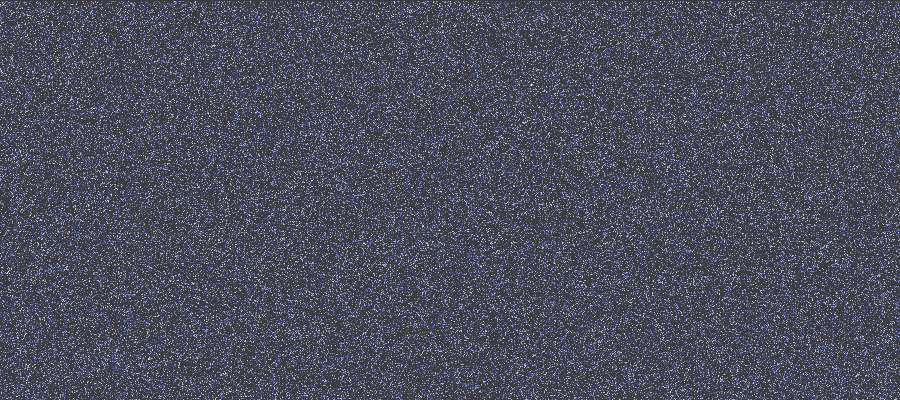
Frame 1 (no input)
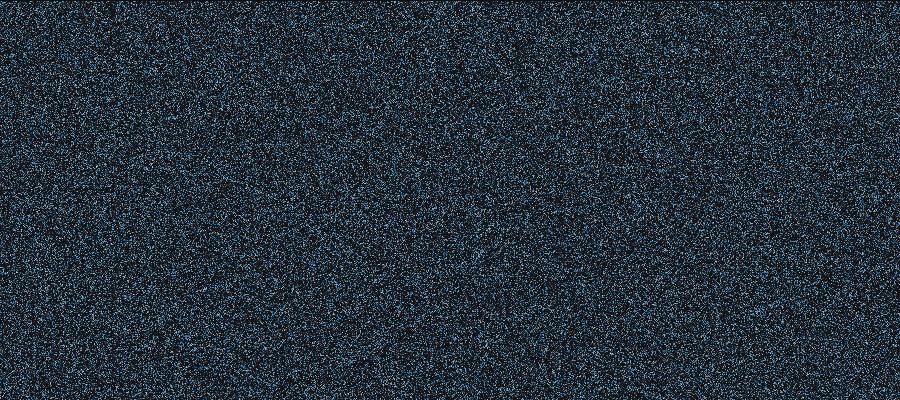
Frame 2 (the mouse pressed at the canvas centre, redrawn once)

The Processing sketch that drew these frames (run headless with seeded random() and noise(); the mouse was pressed at the canvas centre and the sketch redrawn once):

// Processing sketch: processing_45175
// ── processing_45175.pde

/* purpose of program: 
             monochromatic static.
             
             random Hue is selected at beginning of program.
             random values are assigned to Saturation and Brightness
             to all pixels on sketch. 
 
             Press the mouse to reload the screen with new
             Hue and randomization of pixels.
 */
int beginColor = int (random(361));


void setup() {
  size (900, 400);
  colorMode(HSB, 360, 100, 100);    // HueSatBright, 360 degrees, 100%, 100%
}

void draw() {

  //color beginColor = color(int (random(361), 100, 100));  //creates some random color at full blast.
  noLoop();
  for (int xCounter = 0; xCounter < width; xCounter++)
  {
    int brightVal = 0;
    for (int yCounter = 0; yCounter < height; yCounter++)
    {
      if (brightVal >= 40)
      {
        brightVal = 0;
      }
      stroke(beginColor, int (random(101)), brightVal * 2.5);
      brightVal = int(random(101));
      point(xCounter, yCounter);
    }
  }
}

void mousePressed() {
  beginColor = int (random(361));
  redraw();
}
